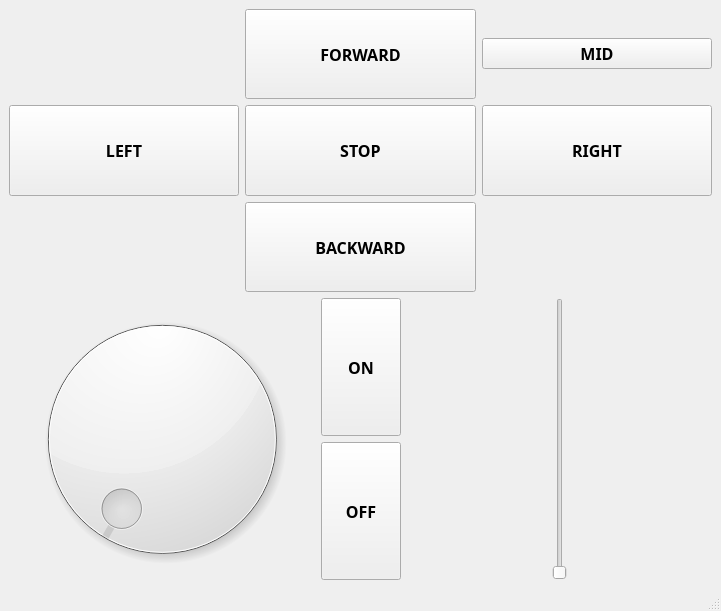
<?xml version="1.0" encoding="UTF-8"?>
<ui version="4.0">
 <class>MainWindow</class>
 <widget class="QMainWindow" name="MainWindow">
  <property name="geometry">
   <rect>
    <x>0</x>
    <y>0</y>
    <width>721</width>
    <height>611</height>
   </rect>
  </property>
  <property name="windowTitle">
   <string>MainWindow</string>
  </property>
  <widget class="QWidget" name="centralwidget">
   <layout class="QVBoxLayout" name="verticalLayout_2">
    <item>
     <layout class="QGridLayout" name="gridLayout">
      <item row="1" column="2">
       <widget class="QPushButton" name="rightBtn">
        <property name="sizePolicy">
         <sizepolicy hsizetype="Minimum" vsizetype="Expanding">
          <horstretch>0</horstretch>
          <verstretch>0</verstretch>
         </sizepolicy>
        </property>
        <property name="font">
         <font>
          <family>나눔고딕</family>
          <pointsize>12</pointsize>
          <weight>75</weight>
          <bold>true</bold>
         </font>
        </property>
        <property name="text">
         <string>RIGHT</string>
        </property>
       </widget>
      </item>
      <item row="0" column="1">
       <widget class="QPushButton" name="fwdBtn">
        <property name="sizePolicy">
         <sizepolicy hsizetype="Minimum" vsizetype="Expanding">
          <horstretch>0</horstretch>
          <verstretch>0</verstretch>
         </sizepolicy>
        </property>
        <property name="font">
         <font>
          <family>나눔고딕</family>
          <pointsize>12</pointsize>
          <weight>75</weight>
          <bold>true</bold>
         </font>
        </property>
        <property name="text">
         <string>FORWARD</string>
        </property>
       </widget>
      </item>
      <item row="1" column="1">
       <widget class="QPushButton" name="stopBtn">
        <property name="sizePolicy">
         <sizepolicy hsizetype="Minimum" vsizetype="Expanding">
          <horstretch>0</horstretch>
          <verstretch>0</verstretch>
         </sizepolicy>
        </property>
        <property name="font">
         <font>
          <family>나눔고딕</family>
          <pointsize>12</pointsize>
          <weight>75</weight>
          <bold>true</bold>
         </font>
        </property>
        <property name="text">
         <string>STOP</string>
        </property>
       </widget>
      </item>
      <item row="1" column="0">
       <widget class="QPushButton" name="leftBtn">
        <property name="sizePolicy">
         <sizepolicy hsizetype="Minimum" vsizetype="Expanding">
          <horstretch>0</horstretch>
          <verstretch>0</verstretch>
         </sizepolicy>
        </property>
        <property name="font">
         <font>
          <family>나눔고딕</family>
          <pointsize>12</pointsize>
          <weight>75</weight>
          <bold>true</bold>
         </font>
        </property>
        <property name="text">
         <string>LEFT</string>
        </property>
       </widget>
      </item>
      <item row="2" column="1">
       <widget class="QPushButton" name="bwdBtn">
        <property name="sizePolicy">
         <sizepolicy hsizetype="Minimum" vsizetype="Expanding">
          <horstretch>0</horstretch>
          <verstretch>0</verstretch>
         </sizepolicy>
        </property>
        <property name="font">
         <font>
          <family>나눔고딕</family>
          <pointsize>12</pointsize>
          <weight>75</weight>
          <bold>true</bold>
         </font>
        </property>
        <property name="text">
         <string>BACKWARD</string>
        </property>
       </widget>
      </item>
      <item row="0" column="2">
       <widget class="QPushButton" name="midBtn">
        <property name="sizePolicy">
         <sizepolicy hsizetype="Minimum" vsizetype="Fixed">
          <horstretch>0</horstretch>
          <verstretch>0</verstretch>
         </sizepolicy>
        </property>
        <property name="font">
         <font>
          <family>나눔고딕</family>
          <pointsize>12</pointsize>
          <weight>75</weight>
          <bold>true</bold>
         </font>
        </property>
        <property name="text">
         <string>MID</string>
        </property>
       </widget>
      </item>
     </layout>
    </item>
    <item>
     <layout class="QHBoxLayout" name="horizontalLayout">
      <item>
       <widget class="QDial" name="dirDial">
        <property name="sizePolicy">
         <sizepolicy hsizetype="Expanding" vsizetype="Preferred">
          <horstretch>0</horstretch>
          <verstretch>0</verstretch>
         </sizepolicy>
        </property>
        <property name="minimum">
         <number>250</number>
        </property>
        <property name="maximum">
         <number>420</number>
        </property>
       </widget>
      </item>
      <item>
       <layout class="QVBoxLayout" name="verticalLayout">
        <item>
         <widget class="QPushButton" name="pushButton_4">
          <property name="sizePolicy">
           <sizepolicy hsizetype="Minimum" vsizetype="Expanding">
            <horstretch>0</horstretch>
            <verstretch>0</verstretch>
           </sizepolicy>
          </property>
          <property name="font">
           <font>
            <family>나눔고딕</family>
            <pointsize>12</pointsize>
            <weight>75</weight>
            <bold>true</bold>
           </font>
          </property>
          <property name="text">
           <string>ON</string>
          </property>
         </widget>
        </item>
        <item>
         <widget class="QPushButton" name="pushButton_7">
          <property name="sizePolicy">
           <sizepolicy hsizetype="Minimum" vsizetype="Expanding">
            <horstretch>0</horstretch>
            <verstretch>0</verstretch>
           </sizepolicy>
          </property>
          <property name="font">
           <font>
            <family>나눔고딕</family>
            <pointsize>12</pointsize>
            <weight>75</weight>
            <bold>true</bold>
           </font>
          </property>
          <property name="text">
           <string>OFF</string>
          </property>
         </widget>
        </item>
       </layout>
      </item>
      <item>
       <widget class="QSlider" name="speedSlider">
        <property name="sizePolicy">
         <sizepolicy hsizetype="Expanding" vsizetype="Expanding">
          <horstretch>0</horstretch>
          <verstretch>7</verstretch>
         </sizepolicy>
        </property>
        <property name="maximum">
         <number>250</number>
        </property>
        <property name="singleStep">
         <number>10</number>
        </property>
        <property name="orientation">
         <enum>Qt::Vertical</enum>
        </property>
       </widget>
      </item>
     </layout>
    </item>
   </layout>
  </widget>
  <widget class="QStatusBar" name="statusbar"/>
 </widget>
 <resources/>
 <connections>
  <connection>
   <sender>leftBtn</sender>
   <signal>clicked()</signal>
   <receiver>MainWindow</receiver>
   <slot>left()</slot>
   <hints>
    <hint type="sourcelabel">
     <x>86</x>
     <y>161</y>
    </hint>
    <hint type="destinationlabel">
     <x>36</x>
     <y>241</y>
    </hint>
   </hints>
  </connection>
  <connection>
   <sender>rightBtn</sender>
   <signal>clicked()</signal>
   <receiver>MainWindow</receiver>
   <slot>right()</slot>
   <hints>
    <hint type="sourcelabel">
     <x>595</x>
     <y>158</y>
    </hint>
    <hint type="destinationlabel">
     <x>115</x>
     <y>245</y>
    </hint>
   </hints>
  </connection>
  <connection>
   <sender>stopBtn</sender>
   <signal>clicked()</signal>
   <receiver>MainWindow</receiver>
   <slot>stop()</slot>
   <hints>
    <hint type="sourcelabel">
     <x>361</x>
     <y>170</y>
    </hint>
    <hint type="destinationlabel">
     <x>101</x>
     <y>56</y>
    </hint>
   </hints>
  </connection>
  <connection>
   <sender>midBtn</sender>
   <signal>clicked()</signal>
   <receiver>MainWindow</receiver>
   <slot>mid()</slot>
   <hints>
    <hint type="sourcelabel">
     <x>592</x>
     <y>57</y>
    </hint>
    <hint type="destinationlabel">
     <x>134</x>
     <y>64</y>
    </hint>
   </hints>
  </connection>
  <connection>
   <sender>fwdBtn</sender>
   <signal>clicked()</signal>
   <receiver>MainWindow</receiver>
   <slot>forward()</slot>
   <hints>
    <hint type="sourcelabel">
     <x>428</x>
     <y>89</y>
    </hint>
    <hint type="destinationlabel">
     <x>589</x>
     <y>258</y>
    </hint>
   </hints>
  </connection>
  <connection>
   <sender>bwdBtn</sender>
   <signal>clicked()</signal>
   <receiver>MainWindow</receiver>
   <slot>backward()</slot>
   <hints>
    <hint type="sourcelabel">
     <x>453</x>
     <y>286</y>
    </hint>
    <hint type="destinationlabel">
     <x>669</x>
     <y>273</y>
    </hint>
   </hints>
  </connection>
 </connections>
 <slots>
  <slot>go()</slot>
  <slot>ledON()</slot>
  <slot>ledOFF()</slot>
  <slot>setDial(int)</slot>
  <slot>changeBackgroundColor()</slot>
  <slot>changeLabelName()</slot>
  <slot>left()</slot>
  <slot>right()</slot>
  <slot>forward()</slot>
  <slot>backward()</slot>
  <slot>stop()</slot>
  <slot>mid()</slot>
  <slot>turnON()</slot>
  <slot>turnOFF()</slot>
 </slots>
</ui>
